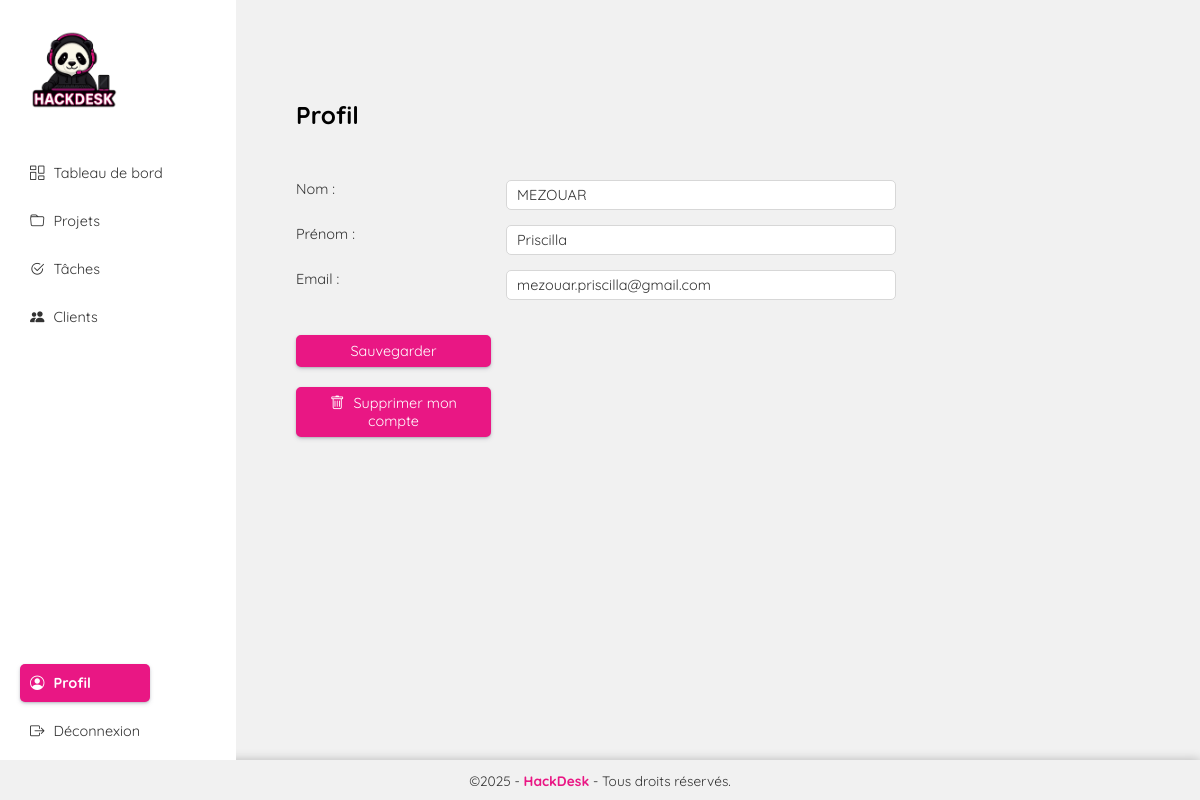
Screenshot of /profile (signed in) with the database file from the repository.
### models.py (models this page shows)
class User(Base, UserMixin):
    __tablename__ = 'users'
    id = Column(Integer, primary_key=True, index=True)
    lastname = Column(String(150), nullable=False, index=True)
    firstname = Column(String(150), nullable=False, index=True)
    email = Column(String(150), nullable=False, index=True, unique=True)
    password = Column(String(200), nullable=False)
    clients = relationship("Client", back_populates="user", cascade="all, delete-orphan")
    projects = relationship("Project", back_populates="user", cascade="all, delete-orphan")

### app.py (the view, shortened to what this page needs)
@app.route('/profile', methods=["GET", "POST"])
@login_required
def profile():
    user = session.query(User).filter_by(id=current_user.id).first()
    return render_template('dashboard/profile.html', user=user)

### app.py (called while the page is built)
@login_manager.user_loader
def load_user(user_id):
    return session.query(User).get(int(user_id))

### templates/dashboard/profile.html (shortened to what this page needs)
{% extends 'layout.html' %}
{% block body %}
<div class="app dg">
    <main class="app-view dg">
        {% include 'dashboard/partials/menu-app.html' %}
        <div class="app-container space">
            <div class="app-container">
                <h1>Profil</h1>
                <form action="/profile" class="form" method="post">
                    <label for="lastname">Nom : </label>
                    <input required type="text" value="{{ user.lastname }}" name="lastname" autocomplete="off" />
                    <label for="firstname">Prénom : </label>
                    <input required type="text" value="{{ user.firstname }}" name="firstname" autocomplete="off" />
                    <label for="email">Email : </label>
                    <input required type="email" value="{{ user.email }}" name="email" autocomplete="off" />
                    <button type="submit" class="button2">Sauvegarder</button>
                </form>
                <form method="POST" class="form" action="/delete-account" onsubmit="return confirmDeleteAccount();">
                    <button type="submit" class="button2">
                        <i class="bi bi-trash"></i> Supprimer mon compte
                    </button>
                </form>
            </div>
    </main>
</div>
{% endblock %}

### static/css/index.css (style rules this page uses)
* { margin: 0; padding: 0; box-sizing: border-box; font-family: "Quicksand", "Trebuchet MS", "Lucida Sans Unicode", "Lucida Grande", "Lucida Sans", Arial, sans-serif; font-size: 0.95rem; color: #333; cursor: default; transition: 0.2s ease; }
body { background: #f1f1f1; }
main { min-height: 95vh; padding: 50px 5vw; }
h1, h2, h3, h4, h5, h6 { color: #000; }
h1 { font-size: 1.6rem; }
.dg { display: grid; gap: 20px; }
button { box-shadow: rgba(50, 50, 93, 0.25) 0px 2px 5px -1px, rgba(0, 0, 0, 0.3) 0px 1px 3px -1px; padding: 5px 20px; border: 2px solid #e91784; border-radius: 5px; background: #fff; color: #e91784; }
button * { font-weight: normal; }
button i { margin-right: 5px; color: #e91784; }
.button2 { border: 2px solid #e91784; background: #e91784; color: #fff; }
.button2 i { color: #fff; }
form { display: flex; flex-direction: column; gap: 15px; width: 100%; min-width: 300px; max-width: 600px; }
form input, form select, form textarea { border: 1px solid #d7d7d7; padding: 5px 10px; border-radius: 5px; outline-color: #e91784; resize: none; }
form button { margin-top: 20px; }
.app-view { grid-template-columns: 1fr 4fr; padding: 0; }
.app-container { padding: 50px 50px 50px 20px; }
.app-container .form { max-width: 600px; display: grid; grid-template-columns: 1fr 2fr; }
.space h1 { margin-bottom: 50px; }

### rows the page displays
User: lastname "MEZOUAR", firstname "Priscilla", email "mezouar.priscilla@gmail.com"
